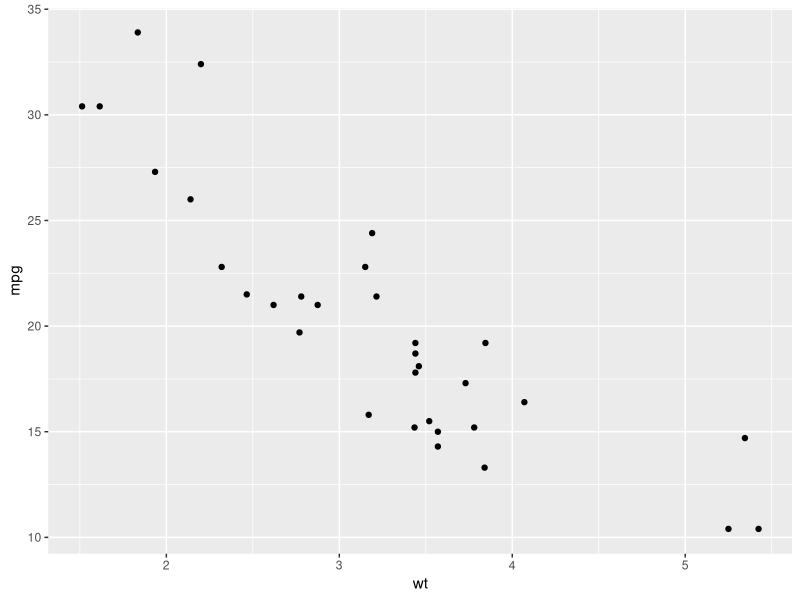
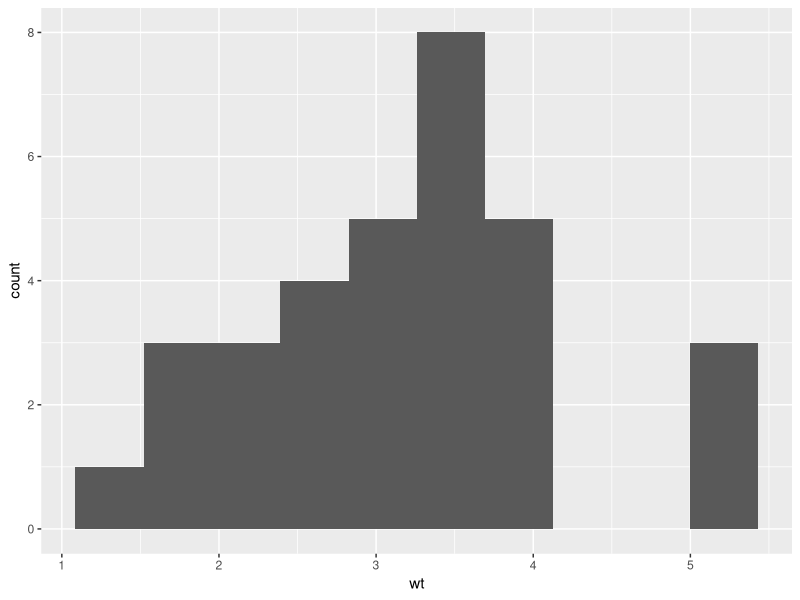
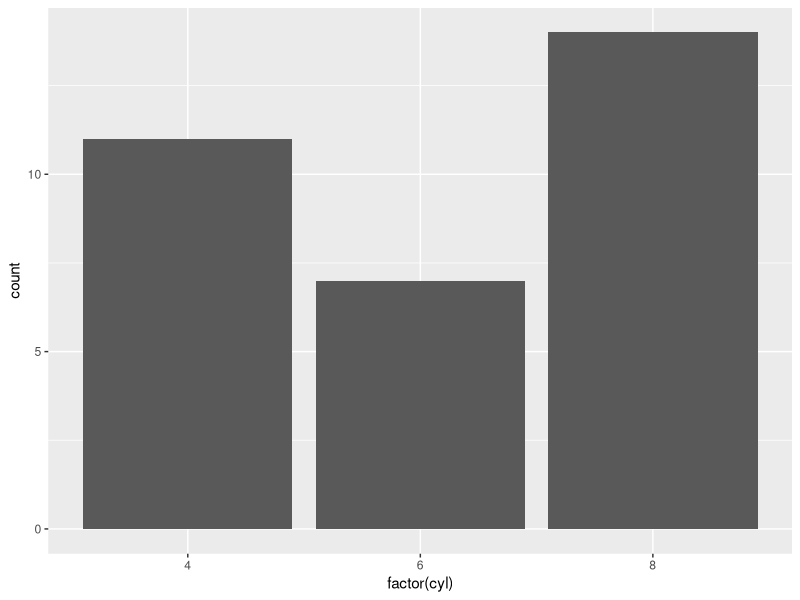
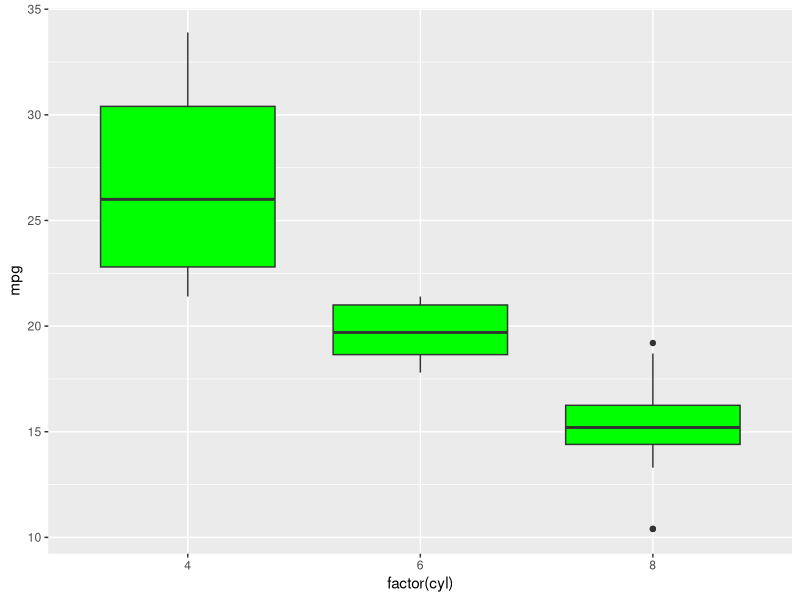
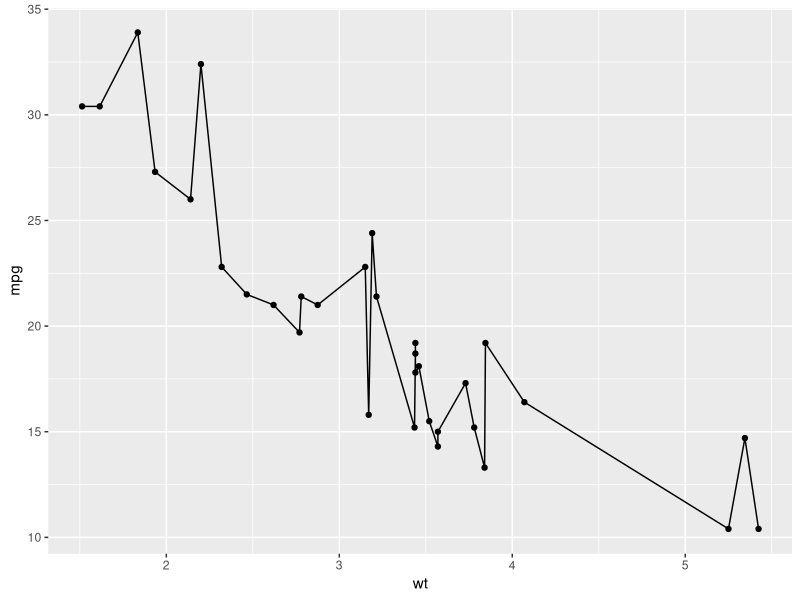
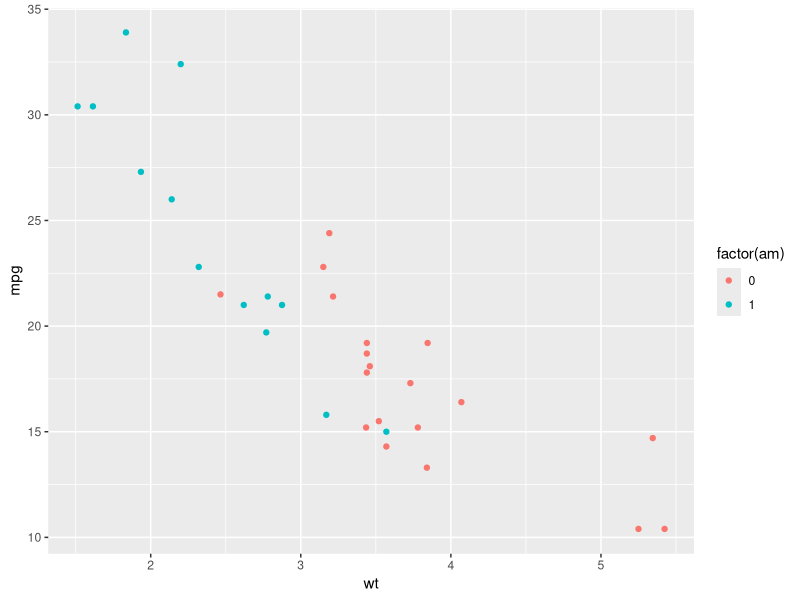
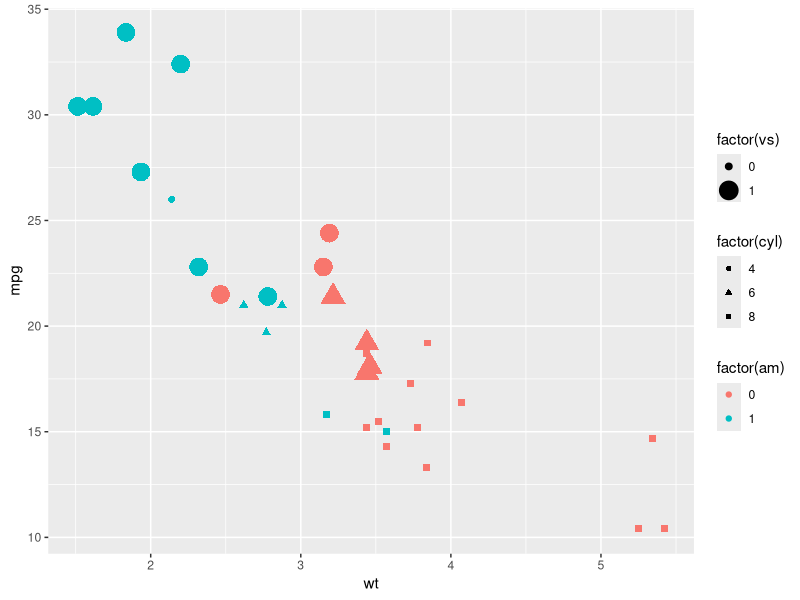
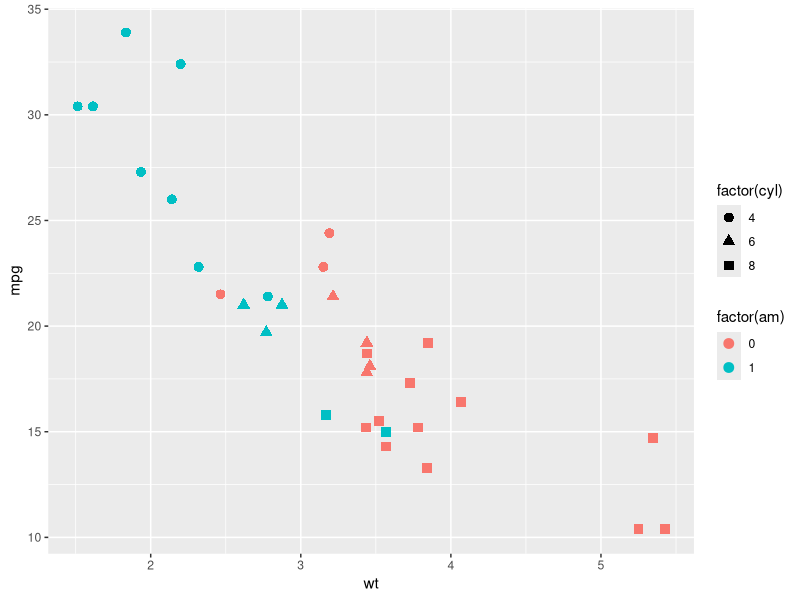

R code for these plots, in order:
library(ggplot2)

# 1.1 x mapped to wt, y mapped to mpg and point geometry used
ggplot(mtcars) + aes(x=wt, y = mpg) + geom_point()

# 1.2 x mapped to wt and histogram geometry is used
ggplot(mtcars) + aes(x=wt) + geom_histogram(bins=10)

# 1.3 x mapped to cyl and bar geometry is used
ggplot(mtcars) + aes(x = factor(cyl)) + geom_bar()

# 1.4 x mapped to cyl, y mapped to mpg and boxplot geometry used
ggplot(mtcars) + aes(x = factor(cyl), y = mpg) + geom_boxplot(fill='green')

# 1.5 x mapped to wt, y mapped to mpg and point and line geometry used
ggplot(mtcars) + aes(x=wt, y = mpg) + geom_point() + geom_line()

# 2. x mapped to wt, y mapped to mpg, and color mapped to am
ggplot(mtcars) + aes(x=wt, y = mpg, col = factor(am)) + geom_point()

# 3. x mapped to wt, y mapped to mpg, color mapped to am, shape mapped to cyl, size
# mapped to vs
ggplot(mtcars) + aes(x=wt, y = mpg, col = factor(am), shape = factor(cyl),
                     size = factor(vs)) + geom_point()

# 4. To assign a constant value to an attribute, put it inside the geom 
ggplot(mtcars) + aes(x=wt, y = mpg, col = factor(am), shape = factor(cyl)) +
                    geom_point(size = 3)

# 5. To change x and y scale use appropriate scale command
ggplot(mtcars) + aes(x=wt, y = mpg, col = factor(am), shape = factor(cyl)) +
  geom_point(size = 3) + scale_x_continuous(limits=c(1,6)) +
  scale_y_continuous(limits=c(5,40))

# 6. Setting legend properties using guide
ggplot(mtcars) + aes(x=wt, y = mpg, col = factor(am), shape = factor(cyl)) +
  geom_point(size = 3) + guides(col = guide_legend('am'), shape=guide_legend('cyl'))

# 7. Setting axis properties using theme
ggplot(mtcars) + aes(x=wt, y = mpg, col = factor(am), shape = factor(cyl)) +
  geom_point(size = 3) + guides(col = guide_legend('am'), shape=guide_legend('cyl')) +
  theme(axis.text=element_text(size = 15), axis.title=element_text(size=20))


## 8. Plotting subset of data in a separate panel: Facetting
ggplot(mtcars) + aes(x=wt, y=mpg) + 
  geom_point(size=3, color = "blue", shape = 17) +
  facet_wrap( ~ cyl)


## Challenge: 
### 1. Plot Day vs Ozone data for airquality dataset
### 2. Use different colors for different months
### 3. Use different panels for different months

